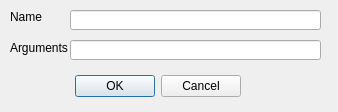
<?xml version="1.0" encoding="UTF-8"?>
<ui version="4.0">
 <class>EditRunOptionDialog</class>
 <widget class="QDialog" name="EditRunOptionDialog">
  <property name="geometry">
   <rect>
    <x>0</x>
    <y>0</y>
    <width>338</width>
    <height>112</height>
   </rect>
  </property>
  <property name="windowTitle">
   <string>Dialog</string>
  </property>
  <widget class="QDialogButtonBox" name="buttonBox">
   <property name="geometry">
    <rect>
     <x>20</x>
     <y>70</y>
     <width>221</width>
     <height>32</height>
    </rect>
   </property>
   <property name="orientation">
    <enum>Qt::Horizontal</enum>
   </property>
   <property name="standardButtons">
    <set>QDialogButtonBox::Cancel|QDialogButtonBox::Ok</set>
   </property>
  </widget>
  <widget class="QLineEdit" name="nameLE">
   <property name="geometry">
    <rect>
     <x>70</x>
     <y>10</y>
     <width>251</width>
     <height>20</height>
    </rect>
   </property>
  </widget>
  <widget class="QLineEdit" name="argsLE">
   <property name="geometry">
    <rect>
     <x>70</x>
     <y>40</y>
     <width>251</width>
     <height>20</height>
    </rect>
   </property>
  </widget>
  <widget class="QLabel" name="label">
   <property name="geometry">
    <rect>
     <x>10</x>
     <y>10</y>
     <width>46</width>
     <height>13</height>
    </rect>
   </property>
   <property name="text">
    <string>Name</string>
   </property>
  </widget>
  <widget class="QLabel" name="label_2">
   <property name="geometry">
    <rect>
     <x>10</x>
     <y>40</y>
     <width>71</width>
     <height>16</height>
    </rect>
   </property>
   <property name="text">
    <string>Arguments</string>
   </property>
  </widget>
 </widget>
 <resources/>
 <connections>
  <connection>
   <sender>buttonBox</sender>
   <signal>accepted()</signal>
   <receiver>EditRunOptionDialog</receiver>
   <slot>accept()</slot>
   <hints>
    <hint type="sourcelabel">
     <x>248</x>
     <y>254</y>
    </hint>
    <hint type="destinationlabel">
     <x>157</x>
     <y>274</y>
    </hint>
   </hints>
  </connection>
  <connection>
   <sender>buttonBox</sender>
   <signal>rejected()</signal>
   <receiver>EditRunOptionDialog</receiver>
   <slot>reject()</slot>
   <hints>
    <hint type="sourcelabel">
     <x>316</x>
     <y>260</y>
    </hint>
    <hint type="destinationlabel">
     <x>286</x>
     <y>274</y>
    </hint>
   </hints>
  </connection>
 </connections>
</ui>
